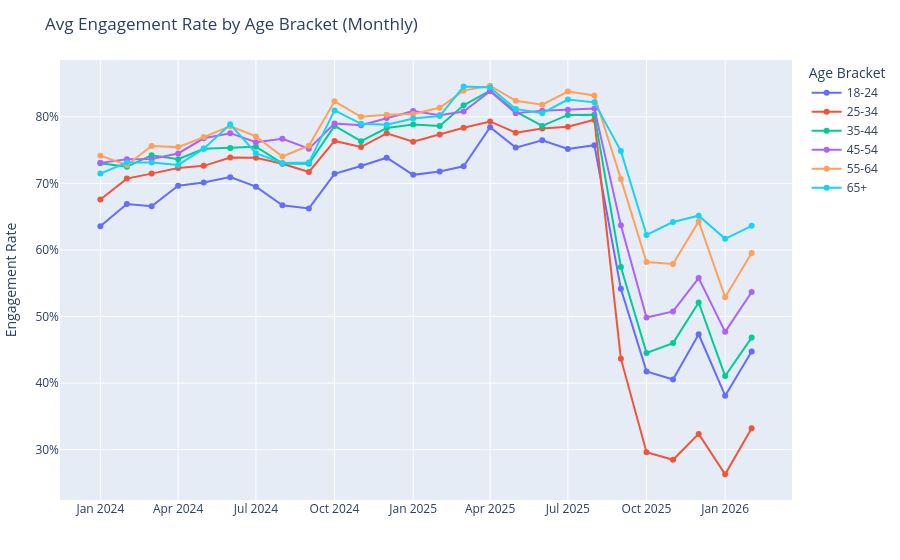

The code cell stored with this chart in its notebook:
### Code cell
if 'engagementRate' in ud_known.columns:
    monthly_eng = (
        ud_known.groupby(['yearMonth', 'userAgeBracket'])['engagementRate']
        .mean()
        .reset_index()
    )

    fig = px.line(
        monthly_eng,
        x='yearMonth',
        y='engagementRate',
        color='userAgeBracket',
        markers=True,
        title='Avg Engagement Rate by Age Bracket (Monthly)',
        labels={
            'yearMonth':      '',
            'engagementRate': 'Engagement Rate',
            'userAgeBracket': 'Age Bracket',
        },
    )

    fig.update_layout(
        yaxis_tickformat='.0%',
        hovermode='x unified',
        legend=dict(title='Age Bracket', orientation='v'),
        margin=dict(t=60, r=20, b=60, l=60),
    )

    fig.show()
